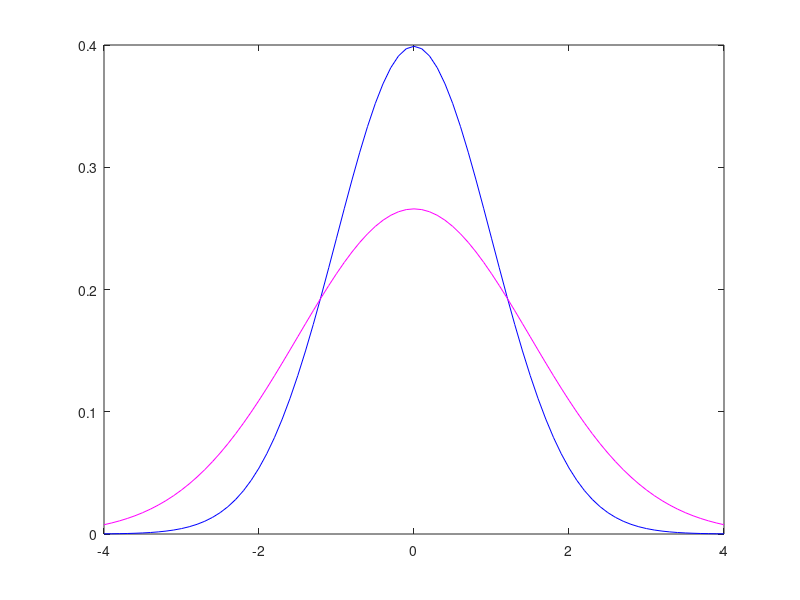

Source code (MATLAB): (Note: this script raises an error after producing the figure.)
%  notes_math_rvs 
%  Calculations to accompany notes on random variables
%  For:  "Macro-foundations for asset prices"
%  Written by:  Dave Backus, NYU, August 2013 and after 
clear all 
format compact

%%
disp('Normal density functions')
x = [-4:0.1:4]';

mu = 0;
sigma = 1;
p1 = exp(-(x-mu).^2/(2*sigma^2))./sqrt(2*pi*sigma^2);

mu = 0;
sigma = 1.5;
p2 = exp(-(x-mu).^2/(2*sigma^2))./sqrt(2*pi*sigma^2);

plot(x,p1,'b')
hold on
plot(x,p2,'m')


%%
disp('Generating functions')
syms s mu sigma                     % defines these as symbols 

% normal mgf 
mgf = exp(s*mu + (s*sigma)^2/2);
cgf = log(mgf);

disp('raw moments')
% differentiate moment generating function 
mu1p = subs(diff(mgf,s,1),s,0)       % mean
mu2p = subs(diff(mgf,s,2),s,0)       % second moment (why not variance?) 
mu3p = subs(diff(mgf,s,3),s,0)
mu4p = subs(diff(mgf,s,4),s,0)

disp('cumulants ')
% differentiate cumulant generating function 
kappa1 = subs(diff(cgf,s,1),s,0)    % mean
kappa2 = subs(diff(cgf,s,2),s,0)    % variance 
kappa3 = subs(diff(cgf,s,3),s,0)
kappa4 = subs(diff(cgf,s,4),s,0)

disp('skewness and kurtosis')
gamma1 = kappa3/kappa2^(3/2)
gamma2 = kappa4/kappa2^2


%%
disp('Gram-Charlier examples of skewness and kurtosis')

% arbitrary state grid 
zmax = 4; dz = 0.1; 
z = [-zmax:dz:zmax]';

% skewness and (excess) kurtosis
gamma1 = 1
gamma2 = 0.0 

% Gram-Charlier distribution (normal if gamma1 = gamma2 = 0) 
p1 = exp(-z.^2/2)*dz/sqrt(2*pi);       
p2 = gamma1.*p1.*(z.^3-3*z)/6;
p3 = gamma2.*p1.*(z.^4-6*z.^2+3)/24;  
p = p1+p2+p3;
checkprobssum2one = sum(p)

subplot(3,1,1), bar(z,p,'b')
title('distribution')
subplot(3,1,2), bar(z,p2,'b')
title('skewness')
subplot(3,1,3), bar(z,p3,'b')
title('kurtosis')

%% 
disp('Normal mixture pictures')
% arbitrary state grid 
zmax = 4; dz = 0.1; 
z = [-zmax:dz:zmax]';

% standard normal N(0,1)
p1 = exp(-z.^2/2)*dz/sqrt(2*pi);
checksump = sum(p1)
p1 = p1/sum(p1);

% different normal N(theta,delta)
theta = -1
delta = 2 
p2 = exp(-(z-theta).^2/(2*delta))*dz/sqrt(2*pi*delta);
checksump = sum(p2)
p2 = p2/sum(p2);

% mixture 
omega = 0.5
p = (1-omega)*p1 + omega*p2;

figure(1)
subplot(3,1,1), bar(z,p1,'b')
subplot(3,1,2), bar(z,p2,'r')
subplot(3,1,3), bar(z,p,'m')
title('Two Normal distributions and their mixture')


%%
% practice problems

disp('Practice: sample moments') 
x = [2,-1,4,3]'
%
mu1p = sum(x)/4
mu2p = sum(x.^2)/4
%
meanx = mu1p
varx = mu2p - mu1p^2
varx_alt = sum((x-mu1p).^2)/4

stddev = sqrt(varx)

%%
disp('Practice: multivariate sample moments')  
x = [2,-1,4,3]'
y = [10, -5, 3, 0]'
y = 3*y+17;
xbar = mean(x)
ybar = mean(y) 

varx = mean((x-xbar).^2) 
vary = mean((y-ybar).^2) 
covxy = mean((x-xbar).*(y-ybar))
corrxy = covxy/sqrt(varx*vary)

%%
% Bernoulli mixture of normals
syms s theta omega delta % defines these as symbols 

theta = 0;
%delta = 1;
mgf = (1-omega)*exp(s^2/2) + omega*exp(theta*s + delta*s^2/2);
cgf = log(mgf);

disp(' ')
kappa1 = subs(diff(cgf,s,1),s,0)    % mean
kappa2 = subs(diff(cgf,s,2),s,0)    % variance 
kappa3 = subs(diff(cgf,s,3),s,0)
factor(kappa3)  % sometimes this cleans up the expression; see also simplify
kappa4 = subs(diff(cgf,s,4),s,0)
factor(kappa4)

disp(' ')
gamma1 = kappa3/kappa2^(3/2)
gamma2 = kappa4/kappa2^2
simplify(gamma2)

subs(gamma2, [omega delta], [0.05 4])
